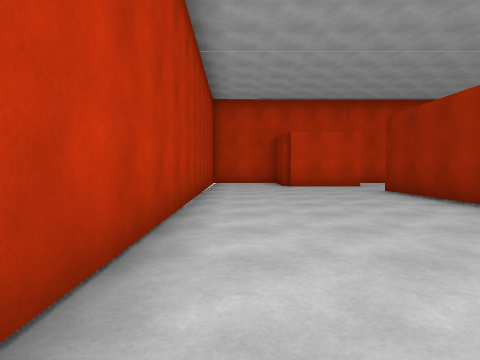
View 1 (above)

18 first-person views from a walk through a 3-D level made in the Unity game engine. The camera is 1.2 m above the floor, tilts 2° down and sees 75° across. The floor is counted in squares, 2 m on a side. Each view is taken from the middle of a square. On the plan, view 1 faces up. The plan holds only what a view shows up to about 9 squares ahead; the rest is blank. The place goes on beyond the plan.

View 2
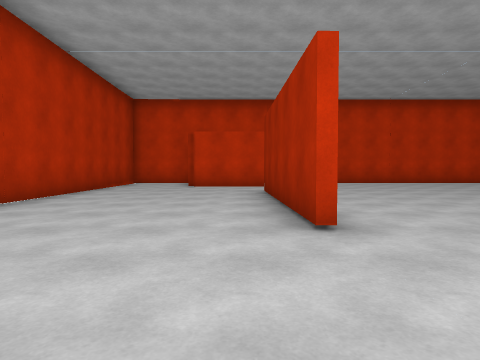

View 3
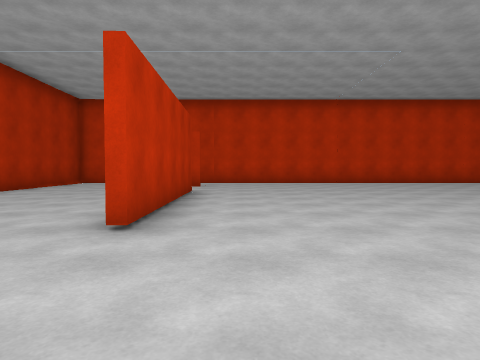

View 4
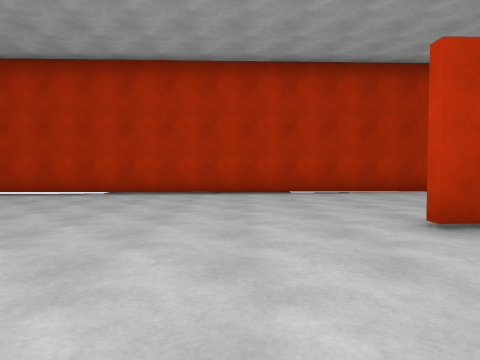

View 5
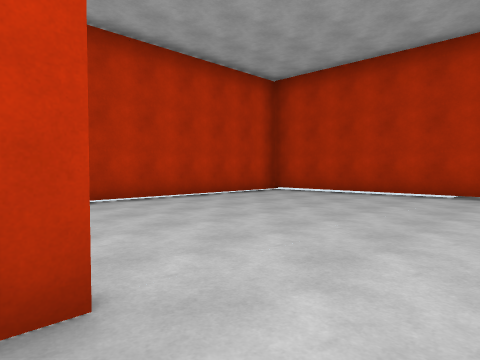

View 6
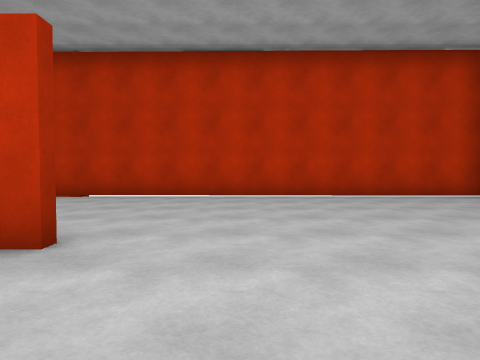

View 7
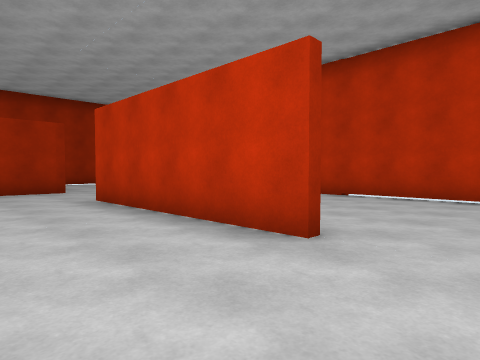

View 8
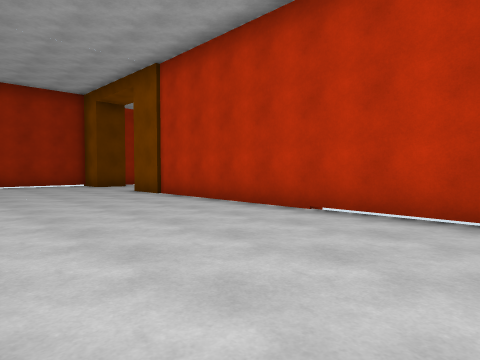

View 9
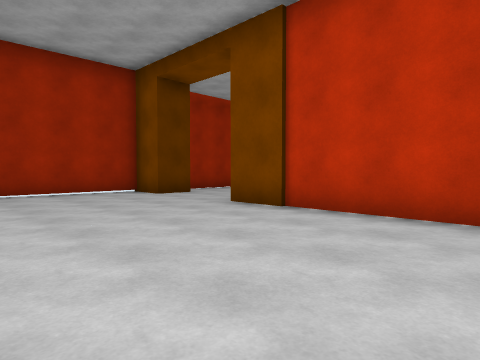

View 10
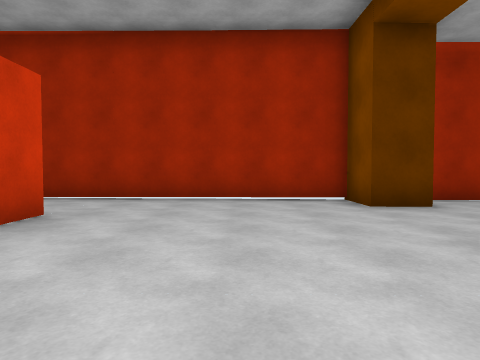

View 11
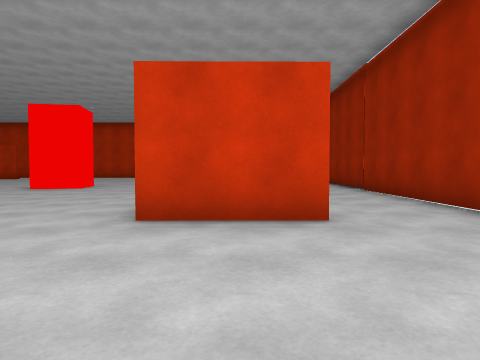

View 12
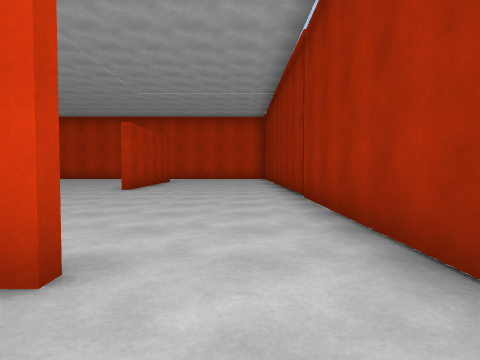

View 13
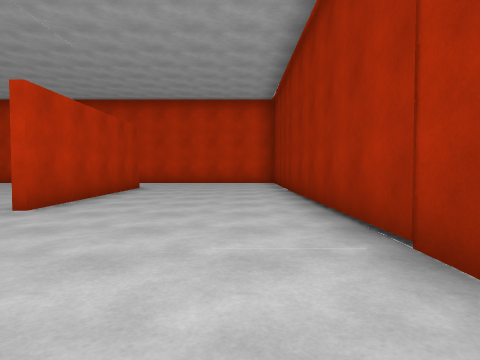

View 14
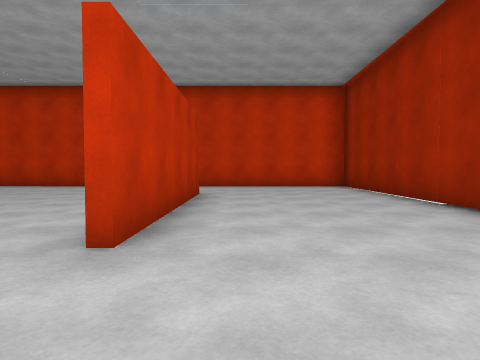

View 15
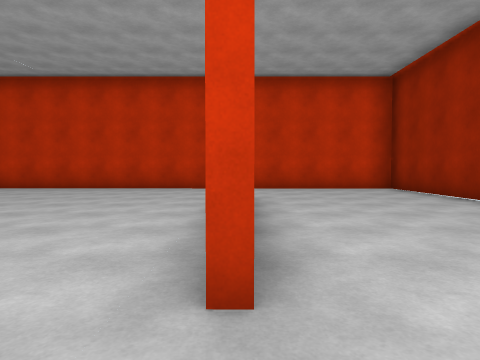

View 16
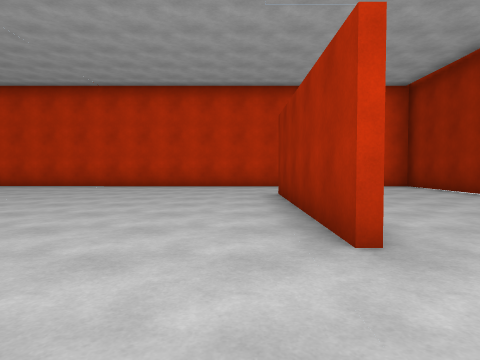

View 17
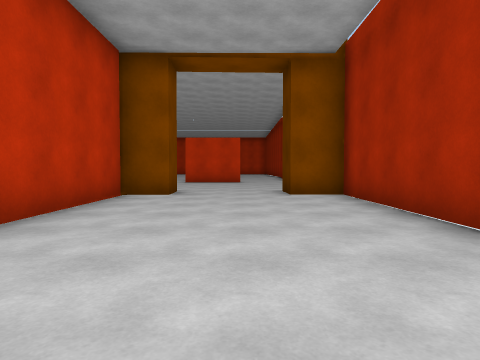

View 18
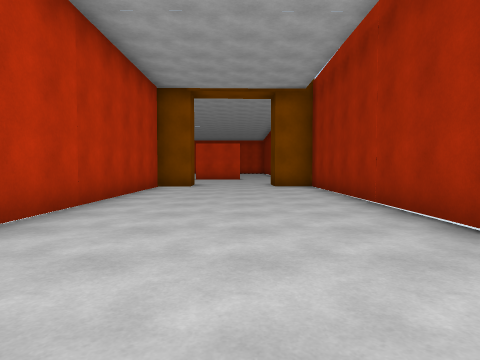

### Floor plan
Points are (right, up) in squares from view 1. A wall is a line through its corners. A room is listed if a view was taken in it or the views show most of it. See-through windows are left out.
Room 1 (views 1, 2, 3, 4, 5, 6, 7, 8, 9, 10, 11, 12, 13, 14, 15, 16, 17, 18)
walls: (10.5, 2.8) (9.2, 2.6); (6.4, -2.4) (11.4, -2.3); (16, -2.5) (13.8, -2.5) (13.8, -1); (13.9, 4.2) (13.9, 9.1); (13.2, -7.2) (14.4, -7.2) (14.5, -8.2) (13.5, -8.2) (13.5, -14.8); (3.7, 2.9) (3.6, 7.8); (3.8, 7.8) (3.9, 2.9); (14.1, 9.2) (14.1, 4.2); (-0.5, -7.1) (13.2, -7.3); (-1, 9) (-0.6, -6.2); (18.1, -15.2) (18.2, -8.1) (17.1, -8.2) (17.1, -7.1) (18.2, -7.1) (18.4, 11.9) (7.1, 11.9)

Where each view was taken, in squares from view 1:
view 1: 0 up, 0 right, facing up
view 2: 0 up, 3 right, facing up
view 3: 0 up, 5 right, facing up
view 4: 1 up, 7 right, facing left
view 5: 1 down, 7 right, facing down-left
view 6: 0 up, 5 right, facing down
view 7: 0 up, 5 right, facing down-right
view 8: 3 down, 6 right, facing down-right
view 9: 3 down, 10 right, facing down-right
view 10: 5 down, 12 right, facing right
view 11: 6 down, 15 right, facing up
view 12: 4 down, 17 right, facing up
view 13: 0 up, 17 right, facing up
view 14: 2 up, 15 right, facing up
view 15: 3 up, 14 right, facing up
view 16: 2 up, 13 right, facing up
view 17: 15 down, 16 right, facing up
view 18: 18 down, 16 right, facing up
